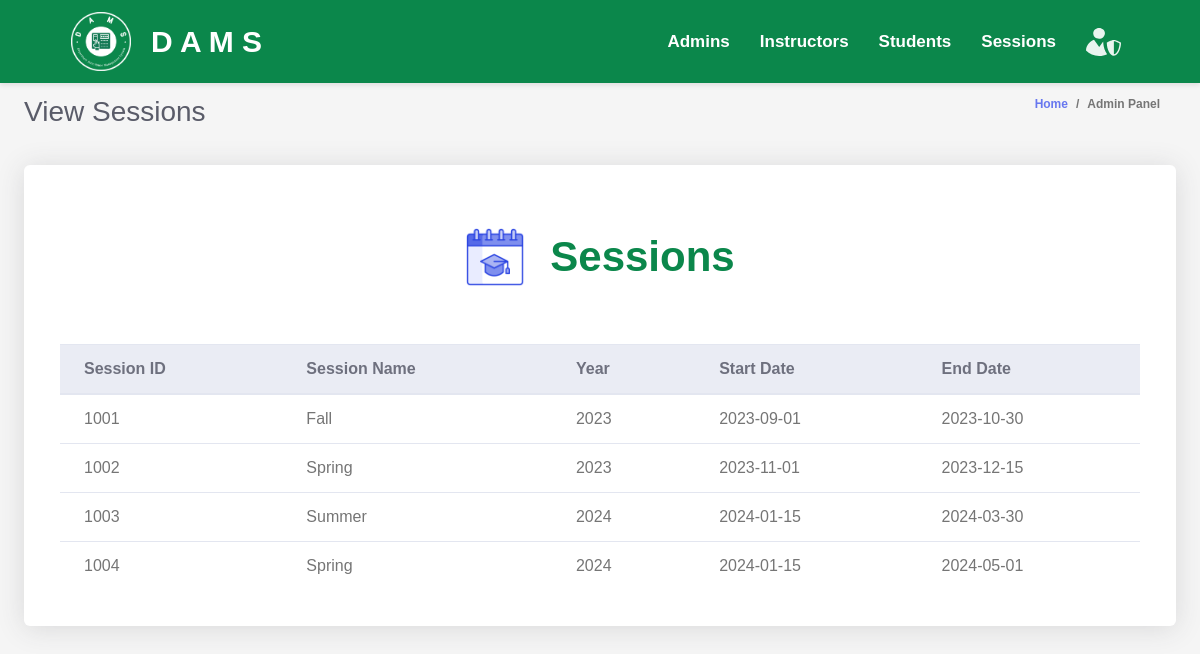
Before: /admin/viewSessions.php with the older database file.
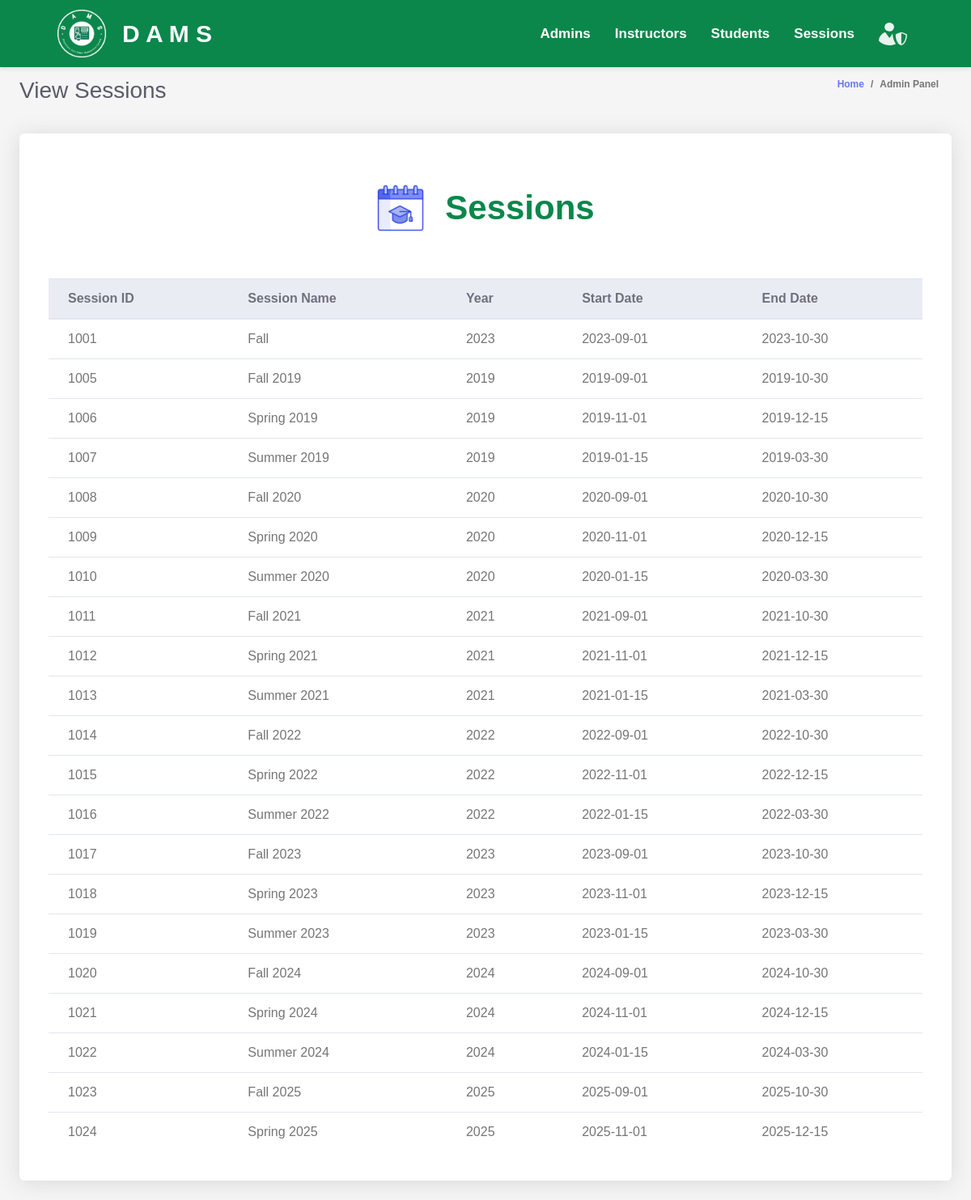
After: the same page with the newer database file.
### tables this page shows
CREATE TABLE `sessions` (
  `session_id` int(11) PRIMARY KEY NOT NULL AUTO_INCREMENT,
  `session_name` varchar(255) DEFAULT NULL,
  `year` varchar(4) DEFAULT NULL,
  `start_date` date DEFAULT NULL,
  `end_date` date DEFAULT NULL
);

### admin/admin.php (called while the page is built, shortened)
<?php
$database = new Database();
$conn = $database->getConnection();
class Admin {
    public function list_sessions() {
        global $conn;
        $query = "SELECT * FROM sessions";
        $rs = $conn->query($query);
        $users = array();
        while ($row = $rs->fetch_assoc()) {
            $users[] = $row;
        }
        return $users;
    }
}
?>

### admin/sessionsTable.php (the view)
<div class="row">
    <div class="col-lg-12">
        <div class="card mb-4">
        <div class="table-text">
            <img src="../assets/images/sessions.png" >
            <div>
                Sessions
            </div>
        </div>
            <div class="card-body">
                <div class="table-responsive p-3">
                    <table class="table align-items-center table-flush table-hover" id="dataTableHover">
                        <thead class="thead-light">
                            <tr>
                                <th>Session ID</th>
                                <th>Session Name</th>
                                <th>Year</th>
                                <th>Start Date</th>
                                <th>End Date</th>
                            </tr>
                        </thead>
                        <tbody>
                            <?php
                            include "admin.php";
                            $admin = new Admin();
                            $users = $admin->list_sessions();
                            foreach ($users as $user) {
                                echo "<tr>";
                                echo "<td>" . $user['session_id'] . "</td>";
                                echo "<td>" . $user['session_name'] . "</td>";
                                echo "<td>" . $user['year'] . "</td>";
                                echo "<td>" . $user['start_date'] . "</td>";
                                echo "<td>" . $user['end_date'] . "</td>";
                                echo "</tr>";
                            }
                            ?>
                        </tbody>
                    </table>
                </div>
            </div>
        </div>
    </div>
</div>

### admin/viewSessions.php
<!DOCTYPE html>
<html lang="en">
<head>
   <?php include "heads.php"; ?>
</head>
<body>
    <?php include "topbar.php"; ?>
    <div class="container-fluid" id="container-wrapper">
        <div class="d-sm-flex align-items-center justify-content-between mb-4">
            <h1 class="h3 mb-0 text-gray-800">View Sessions</h1>
            <ol class="breadcrumb">
                <li class="breadcrumb-item"><a href="./">Home</a></li>
                <li class="breadcrumb-item active" aria-current="page">Admin Panel</li>
            </ol>
        </div>
        <?php include "sessionsTable.php"; ?>
    </div>
</body>
</html>

### admin/heads.php (shortened to what this page needs)
<link href="../vendor/fontawesome-free/css/all.min.css" rel="stylesheet" type="text/css">
<link href="../vendor/bootstrap/css/bootstrap.min.css" rel="stylesheet" type="text/css">
<link href="css/ruang-admin.min.css" rel="stylesheet">
<link rel="stylesheet" href="../css/navbar.css">

### admin/topbar.php (shortened to what this page needs)
<nav class="navbar">
  <div class="navbar-container">
    <div class="brand">
        <img src="../assets/images/brand.png" style="max-width: 60px; margin-right:20px" >
        <a href="index.php" style="color: white; text-decoration: none;">D A M S</a>
    </div>
    <ul class="nav-list">
      <li class="expander" id="admins-expander">
        <a class="nav-list" href="#">Admins</a>
      </li>
      <li class="expander" id="instructors-expander">
        <a class="nav-list" href="#">Instructors</a>
      </li>
      <li class="expander" id="students-expander">
        <a class="nav-list" href="#">Students</a>
      </li>
      <li class="expander" id="sessions-expander">
        <a class="nav-list" href="#">Sessions</a>
      </li>
      <li class="expander" id="students-expander">
        <a class="nav-list" href="#">
          <img src="../assets/images/admin.svg" style="max-width: 35px;">
        </a>
      </li>
    </ul>
  </div>
</nav>

### css/navbar.css (style rules this page uses)
body { margin: 0; padding: 0; font-family: Arial, sans-serif; background-color: #f5f5f5; }
.navbar { background-color: #0b874b; color: white; padding: 10px 10px; box-shadow: 0 2px 5px rgba(0, 0, 0, 0.1); transition: height 0.3s; }
.navbar-container { display: flex; justify-content: space-between; align-items: center; width: 90%; margin: 0 auto; }
.nav-list { list-style: none; display: flex; gap: 20px; margin: 0; padding: 0; }
.brand { display: flex; align-items: center; font-size: 30px; font-weight: 550; padding: 2px; }
.expander { position: relative; cursor: pointer; }
.nav-list a { text-decoration: none; color: white; font-weight: 550; font-size: 17px; transition: all 0.3s linear; }
.table-text { display: flex; align-items: center; justify-content: center; color: #0b874b; font-size: 42px; margin-top: 60px; margin-bottom: 20px; font-weight: bold; }
.table-text img { margin-right: 25px; max-width: 60px; }
.nav-list a { cursor: pointer; transition: transform 0.3s; }
.nav-list { display: flex; align-items: center; list-style: none; }
.nav-list li { margin-right: 10px; }

Changed rows visible on the page:
removed sessions: session_id "1002", session_name "Spring", year "2023", start_date "2023-11-01", end_date "2023-12-15"
removed sessions: session_id "1003", session_name "Summer", year "2024", start_date "2024-01-15", end_date "2024-03-30"
removed sessions: session_id "1004", session_name "Spring", year "2024", start_date "2024-01-15", end_date "2024-05-01"
added sessions: session_id "1005", session_name "Fall 2019", year "2019", start_date "2019-09-01", end_date "2019-10-30"
added sessions: session_id "1006", session_name "Spring 2019", year "2019", start_date "2019-11-01", end_date "2019-12-15"
added sessions: session_id "1007", session_name "Summer 2019", year "2019", start_date "2019-01-15", end_date "2019-03-30"
added sessions: session_id "1008", session_name "Fall 2020", year "2020", start_date "2020-09-01", end_date "2020-10-30"
added sessions: session_id "1009", session_name "Spring 2020", year "2020", start_date "2020-11-01", end_date "2020-12-15"
added sessions: session_id "1010", session_name "Summer 2020", year "2020", start_date "2020-01-15", end_date "2020-03-30"
added sessions: session_id "1011", session_name "Fall 2021", year "2021", start_date "2021-09-01", end_date "2021-10-30"
added sessions: session_id "1012", session_name "Spring 2021", year "2021", start_date "2021-11-01", end_date "2021-12-15"
added sessions: session_id "1013", session_name "Summer 2021", year "2021", start_date "2021-01-15", end_date "2021-03-30"
added sessions: session_id "1014", session_name "Fall 2022", year "2022", start_date "2022-09-01", end_date "2022-10-30"
added sessions: session_id "1015", session_name "Spring 2022", year "2022", start_date "2022-11-01", end_date "2022-12-15"
added sessions: session_id "1016", session_name "Summer 2022", year "2022", start_date "2022-01-15", end_date "2022-03-30"
added sessions: session_id "1017", session_name "Fall 2023", year "2023", start_date "2023-09-01", end_date "2023-10-30"
added sessions: session_id "1018", session_name "Spring 2023", year "2023", start_date "2023-11-01", end_date "2023-12-15"
added sessions: session_id "1019", session_name "Summer 2023", year "2023", start_date "2023-01-15", end_date "2023-03-30"
added sessions: session_id "1020", session_name "Fall 2024", year "2024", start_date "2024-09-01", end_date "2024-10-30"
added sessions: session_id "1021", session_name "Spring 2024", year "2024", start_date "2024-11-01", end_date "2024-12-15"
added sessions: session_id "1022", session_name "Summer 2024", year "2024", start_date "2024-01-15", end_date "2024-03-30"
added sessions: session_id "1023", session_name "Fall 2025", year "2025", start_date "2025-09-01", end_date "2025-10-30"
added sessions: session_id "1024", session_name "Spring 2025", year "2025", start_date "2025-11-01", end_date "2025-12-15"
